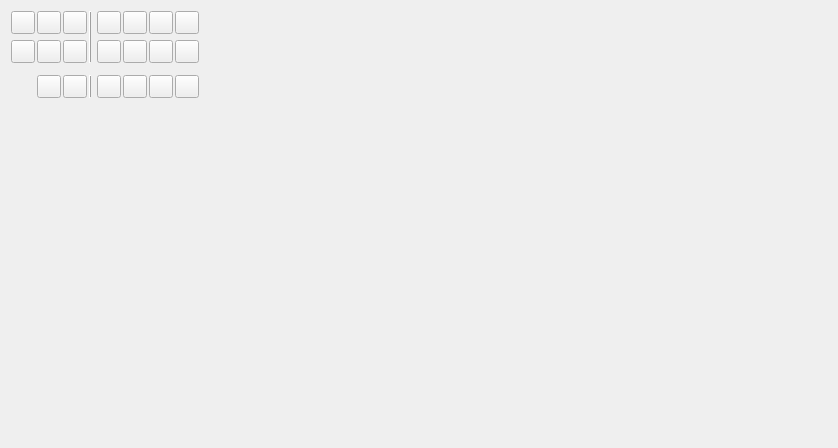
<?xml version="1.0" encoding="UTF-8"?>
<ui version="4.0">
 <class>ArrangeDockerWidget</class>
 <widget class="QWidget" name="ArrangeDockerWidget">
  <property name="geometry">
   <rect>
    <x>0</x>
    <y>0</y>
    <width>838</width>
    <height>448</height>
   </rect>
  </property>
  <layout class="QGridLayout" name="gridLayout_2">
   <item row="0" column="0">
    <layout class="QGridLayout" name="gridLayout">
     <property name="horizontalSpacing">
      <number>2</number>
     </property>
     <item row="0" column="0">
      <widget class="QToolButton" name="leftAlign">
       <property name="focusPolicy">
        <enum>Qt::NoFocus</enum>
       </property>
       <property name="text">
        <string/>
       </property>
      </widget>
     </item>
     <item row="0" column="1">
      <widget class="QToolButton" name="hCenterAlign">
       <property name="focusPolicy">
        <enum>Qt::NoFocus</enum>
       </property>
       <property name="text">
        <string/>
       </property>
      </widget>
     </item>
     <item row="0" column="2">
      <widget class="QToolButton" name="rightAlign">
       <property name="focusPolicy">
        <enum>Qt::NoFocus</enum>
       </property>
       <property name="text">
        <string/>
       </property>
      </widget>
     </item>
     <item row="0" column="3" rowspan="2">
      <widget class="QFrame" name="frame">
       <property name="frameShape">
        <enum>QFrame::VLine</enum>
       </property>
       <property name="frameShadow">
        <enum>QFrame::Raised</enum>
       </property>
      </widget>
     </item>
     <item row="0" column="4">
      <widget class="QToolButton" name="hDistributeLeft">
       <property name="focusPolicy">
        <enum>Qt::NoFocus</enum>
       </property>
       <property name="text">
        <string/>
       </property>
      </widget>
     </item>
     <item row="0" column="5">
      <widget class="QToolButton" name="hDistributeCenter">
       <property name="focusPolicy">
        <enum>Qt::NoFocus</enum>
       </property>
       <property name="text">
        <string/>
       </property>
      </widget>
     </item>
     <item row="0" column="6">
      <widget class="QToolButton" name="hDistributeRight">
       <property name="focusPolicy">
        <enum>Qt::NoFocus</enum>
       </property>
       <property name="text">
        <string/>
       </property>
      </widget>
     </item>
     <item row="0" column="7">
      <widget class="QToolButton" name="hDistributeGaps">
       <property name="focusPolicy">
        <enum>Qt::NoFocus</enum>
       </property>
       <property name="text">
        <string/>
       </property>
      </widget>
     </item>
     <item row="1" column="0">
      <widget class="QToolButton" name="topAlign">
       <property name="focusPolicy">
        <enum>Qt::NoFocus</enum>
       </property>
       <property name="text">
        <string/>
       </property>
      </widget>
     </item>
     <item row="1" column="1">
      <widget class="QToolButton" name="vCenterAlign">
       <property name="focusPolicy">
        <enum>Qt::NoFocus</enum>
       </property>
       <property name="text">
        <string/>
       </property>
      </widget>
     </item>
     <item row="1" column="2">
      <widget class="QToolButton" name="bottomAlign">
       <property name="focusPolicy">
        <enum>Qt::NoFocus</enum>
       </property>
       <property name="text">
        <string/>
       </property>
      </widget>
     </item>
     <item row="1" column="4">
      <widget class="QToolButton" name="vDistributeTop">
       <property name="focusPolicy">
        <enum>Qt::NoFocus</enum>
       </property>
       <property name="text">
        <string/>
       </property>
      </widget>
     </item>
     <item row="1" column="5">
      <widget class="QToolButton" name="vDistributeCenter">
       <property name="focusPolicy">
        <enum>Qt::NoFocus</enum>
       </property>
       <property name="text">
        <string/>
       </property>
      </widget>
     </item>
     <item row="1" column="7">
      <widget class="QToolButton" name="vDistributeGaps">
       <property name="focusPolicy">
        <enum>Qt::NoFocus</enum>
       </property>
       <property name="text">
        <string/>
       </property>
      </widget>
     </item>
     <item row="2" column="3">
      <spacer name="verticalSpacer_2">
       <property name="orientation">
        <enum>Qt::Vertical</enum>
       </property>
       <property name="sizeType">
        <enum>QSizePolicy::Minimum</enum>
       </property>
       <property name="sizeHint" stdset="0">
        <size>
         <width>6</width>
         <height>6</height>
        </size>
       </property>
      </spacer>
     </item>
     <item row="3" column="0">
      <spacer name="horizontalSpacer_2">
       <property name="orientation">
        <enum>Qt::Horizontal</enum>
       </property>
       <property name="sizeType">
        <enum>QSizePolicy::Preferred</enum>
       </property>
       <property name="sizeHint" stdset="0">
        <size>
         <width>6</width>
         <height>6</height>
        </size>
       </property>
      </spacer>
     </item>
     <item row="3" column="1">
      <widget class="QToolButton" name="group">
       <property name="focusPolicy">
        <enum>Qt::NoFocus</enum>
       </property>
       <property name="text">
        <string/>
       </property>
      </widget>
     </item>
     <item row="3" column="2">
      <widget class="QToolButton" name="ungroup">
       <property name="focusPolicy">
        <enum>Qt::NoFocus</enum>
       </property>
       <property name="text">
        <string/>
       </property>
      </widget>
     </item>
     <item row="3" column="3">
      <widget class="QFrame" name="frame_2">
       <property name="frameShape">
        <enum>QFrame::VLine</enum>
       </property>
       <property name="frameShadow">
        <enum>QFrame::Raised</enum>
       </property>
      </widget>
     </item>
     <item row="3" column="4">
      <widget class="QToolButton" name="bringToFront">
       <property name="focusPolicy">
        <enum>Qt::NoFocus</enum>
       </property>
       <property name="text">
        <string/>
       </property>
      </widget>
     </item>
     <item row="3" column="5">
      <widget class="QToolButton" name="raiseLevel">
       <property name="focusPolicy">
        <enum>Qt::NoFocus</enum>
       </property>
       <property name="text">
        <string/>
       </property>
      </widget>
     </item>
     <item row="3" column="6">
      <widget class="QToolButton" name="lowerLevel">
       <property name="focusPolicy">
        <enum>Qt::NoFocus</enum>
       </property>
       <property name="text">
        <string/>
       </property>
      </widget>
     </item>
     <item row="3" column="7">
      <widget class="QToolButton" name="sendBack">
       <property name="focusPolicy">
        <enum>Qt::NoFocus</enum>
       </property>
       <property name="text">
        <string/>
       </property>
      </widget>
     </item>
     <item row="1" column="6">
      <widget class="QToolButton" name="vDistributeBottom">
       <property name="focusPolicy">
        <enum>Qt::NoFocus</enum>
       </property>
       <property name="text">
        <string/>
       </property>
      </widget>
     </item>
    </layout>
   </item>
   <item row="0" column="1">
    <spacer name="horizontalSpacer">
     <property name="orientation">
      <enum>Qt::Horizontal</enum>
     </property>
     <property name="sizeHint" stdset="0">
      <size>
       <width>631</width>
       <height>20</height>
      </size>
     </property>
    </spacer>
   </item>
   <item row="1" column="0">
    <spacer name="verticalSpacer">
     <property name="orientation">
      <enum>Qt::Vertical</enum>
     </property>
     <property name="sizeHint" stdset="0">
      <size>
       <width>20</width>
       <height>323</height>
      </size>
     </property>
    </spacer>
   </item>
  </layout>
 </widget>
 <resources/>
 <connections/>
</ui>
